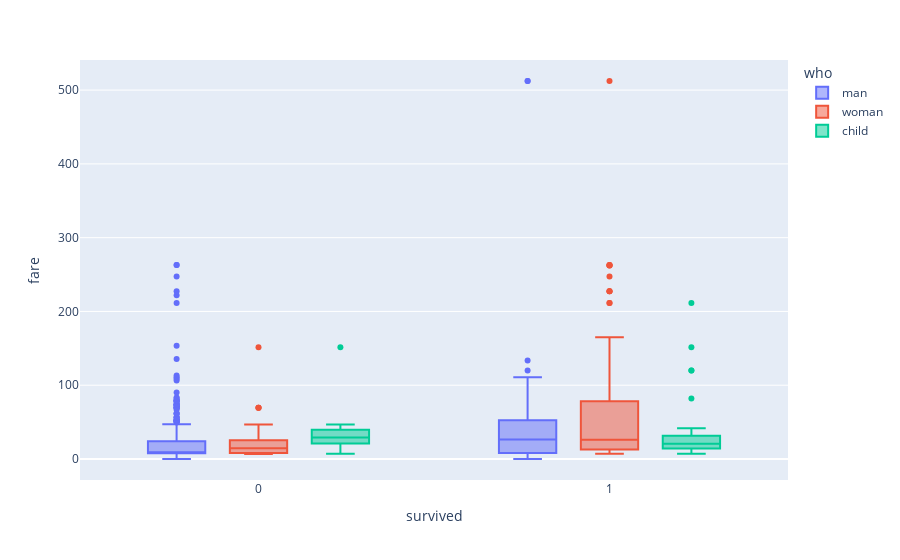

This figure's notebook cell:
### Code cell
# create a box plot
fig = px.box(df, x='survived', y='fare', color='who')
fig.show()

### Figure 1 — Plotly figure (JSON) as saved in the notebook; plotly's stock layout.template omitted (floating-point values rounded to 4 significant figures; data arrays with more than 128 entries replaced by an {"elided": "..."} marker saying what was removed)
{"data": [{"alignmentgroup": "True", "hovertemplate": "who=man<br>survived=%{x}<br>fare=%{y}<extra></extra>", "legendgroup": "man", "marker": {"color": "#636efa"}, "name": "man", "notched": false, "offsetgroup": "man", "orientation": "v", "showlegend": true, "type": "box", "x": {"elided": "537 int values"}, "x0": " ", "xaxis": "x", "y": {"elided": "537 float values"}, "y0": " ", "yaxis": "y"}, {"alignmentgroup": "True", "hovertemplate": "who=woman<br>survived=%{x}<br>fare=%{y}<extra></extra>", "legendgroup": "woman", "marker": {"color": "#EF553B"}, "name": "woman", "notched": false, "offsetgroup": "woman", "orientation": "v", "showlegend": true, "type": "box", "x": {"elided": "271 int values"}, "x0": " ", "xaxis": "x", "y": {"elided": "271 float values"}, "y0": " ", "yaxis": "y"}, {"alignmentgroup": "True", "hovertemplate": "who=child<br>survived=%{x}<br>fare=%{y}<extra></extra>", "legendgroup": "child", "marker": {"color": "#00cc96"}, "name": "child", "notched": false, "offsetgroup": "child", "orientation": "v", "showlegend": true, "type": "box", "x": [0, 1, 1, 0, 0, 1, 0, 1, 1, 0, 1, 0, 0, 1, 0, 0, 1, 0, 0, 1, 0, 1, 0, 1, 1, 1, 0, 1, 1, 1, 0, 0, 1, 1, 1, 0, 0, 1, 0, 1, 0, 1, 1, 1, 1, 1, 1, 0, 1, 1, 1, 0, 0, 1, 1, 0, 0, 1, 0, 0, 1, 1, 1, 0, 1, 1, 1, 1, 1, 0, 1, 1, 1, 0, 0, 0, 1, 1, 1, 0, 0, 1, 1], "x0": " ", "xaxis": "x", "y": [21.07, 30.07, 16.7, 7.854, 29.12, 8.029, 21.07, 11.24, 41.58, 39.69, 27.75, 46.9, 27.9, 29, 14.45, 31.27, 11.24, 34.38, 39.69, 20.52, 29.12, 11.13, 31.39, 39, 22.02, 26, 10.46, 31.39, 26.25, 31.39, 29.12, 151.6, 151.6, 26, 15.9, 7.229, 21.07, 15.74, 46.9, 18.75, 24.15, 120, 81.86, 19.5, 19.26, 19.26, 12.29, 46.9, 15.9, 26, 26.25, 31.27, 31.27, 36.75, 39, 27.9, 27.9, 19.26, 46.9, 39.69, 211.3, 13.42, 33, 18.79, 23, 12.47, 14.5, 12.47, 7.229, 29.12, 20.57, 120, 8.517, 31.27, 27.9, 39.69, 37.0, 14.45, 18.75, 31.27, 15.25, 11.13, 7.225], "y0": " ", "yaxis": "y"}], "layout": {"boxmode": "group", "legend": {"title": {"text": "who"}, "tracegroupgap": 0}, "margin": {"t": 60}, "xaxis": {"anchor": "y", "domain": [0, 1], "title": {"text": "survived"}}, "yaxis": {"anchor": "x", "domain": [0, 1], "title": {"text": "fare"}}}}
